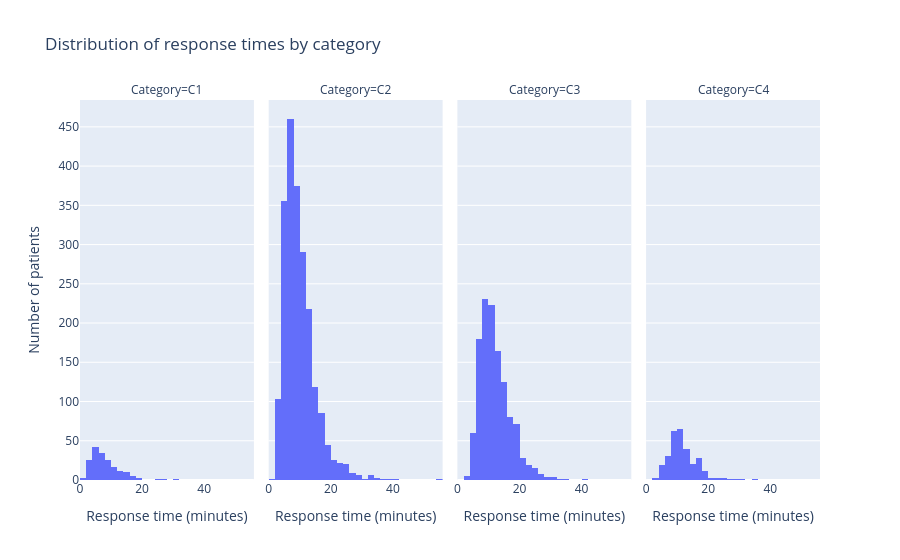

Here is the notebook cell this chart was saved with:
### Code cell
df = pd.DataFrame(
    {
        "response_time": [p.response_time for p in model.patients],
        "category": [p.category for p in model.patients],
    }
)

fig = px.histogram(
    df,
    x="response_time",
    facet_col="category",
    nbins=50,
    category_orders={"category": ["C1", "C2", "C3", "C4"]},
    labels={
        "response_time": "Response time (minutes)",
        "category": "Category",
    },
    title="Distribution of response times by category",
)

# fig.update_yaxes(
#    matches=None,
#    showticklabels=True,
# )
fig.layout.yaxis.title.text = "Number of patients"

fig.show()

### Figure 1 — Plotly figure (JSON) as saved in the notebook; plotly's stock layout.template omitted (floating-point values rounded to 4 significant figures; data arrays with more than 128 entries replaced by an {"elided": "..."} marker saying what was removed)
{"data": [{"bingroup": "x", "hovertemplate": "Category=C1<br>Response time (minutes)=%{x}<br>count=%{y}<extra></extra>", "legendgroup": "", "marker": {"color": "#636efa", "pattern": {"shape": ""}}, "name": "", "nbinsx": 50, "orientation": "v", "showlegend": false, "type": "histogram", "x": {"elided": "181 float values"}, "xaxis": "x", "yaxis": "y"}, {"bingroup": "x", "hovertemplate": "Category=C2<br>Response time (minutes)=%{x}<br>count=%{y}<extra></extra>", "legendgroup": "", "marker": {"color": "#636efa", "pattern": {"shape": ""}}, "name": "", "nbinsx": 50, "orientation": "v", "showlegend": false, "type": "histogram", "x": {"elided": "2153 float values"}, "xaxis": "x2", "yaxis": "y2"}, {"bingroup": "x", "hovertemplate": "Category=C3<br>Response time (minutes)=%{x}<br>count=%{y}<extra></extra>", "legendgroup": "", "marker": {"color": "#636efa", "pattern": {"shape": ""}}, "name": "", "nbinsx": 50, "orientation": "v", "showlegend": false, "type": "histogram", "x": {"elided": "1223 float values"}, "xaxis": "x3", "yaxis": "y3"}, {"bingroup": "x", "hovertemplate": "Category=C4<br>Response time (minutes)=%{x}<br>count=%{y}<extra></extra>", "legendgroup": "", "marker": {"color": "#636efa", "pattern": {"shape": ""}}, "name": "", "nbinsx": 50, "orientation": "v", "showlegend": false, "type": "histogram", "x": {"elided": "290 float values"}, "xaxis": "x4", "yaxis": "y4"}], "layout": {"annotations": [{"font": {}, "showarrow": false, "text": "Category=C1", "x": 0.1175, "xanchor": "center", "xref": "paper", "y": 1, "yanchor": "bottom", "yref": "paper"}, {"font": {}, "showarrow": false, "text": "Category=C2", "x": 0.3725, "xanchor": "center", "xref": "paper", "y": 1, "yanchor": "bottom", "yref": "paper"}, {"font": {}, "showarrow": false, "text": "Category=C3", "x": 0.6275, "xanchor": "center", "xref": "paper", "y": 1, "yanchor": "bottom", "yref": "paper"}, {"font": {}, "showarrow": false, "text": "Category=C4", "x": 0.8825, "xanchor": "center", "xref": "paper", "y": 1, "yanchor": "bottom", "yref": "paper"}], "barmode": "relative", "legend": {"tracegroupgap": 0}, "title": {"text": "Distribution of response times by category"}, "xaxis": {"anchor": "y", "domain": [0, 0.235], "title": {"text": "Response time (minutes)"}}, "xaxis2": {"anchor": "y2", "domain": [0.255, 0.49], "matches": "x", "title": {"text": "Response time (minutes)"}}, "xaxis3": {"anchor": "y3", "domain": [0.51, 0.745], "matches": "x", "title": {"text": "Response time (minutes)"}}, "xaxis4": {"anchor": "y4", "domain": [0.765, 1.0], "matches": "x", "title": {"text": "Response time (minutes)"}}, "yaxis": {"anchor": "x", "domain": [0, 1], "title": {"text": "Number of patients"}}, "yaxis2": {"anchor": "x2", "domain": [0, 1], "matches": "y", "showticklabels": false}, "yaxis3": {"anchor": "x3", "domain": [0, 1], "matches": "y", "showticklabels": false}, "yaxis4": {"anchor": "x4", "domain": [0, 1], "matches": "y", "showticklabels": false}}}
